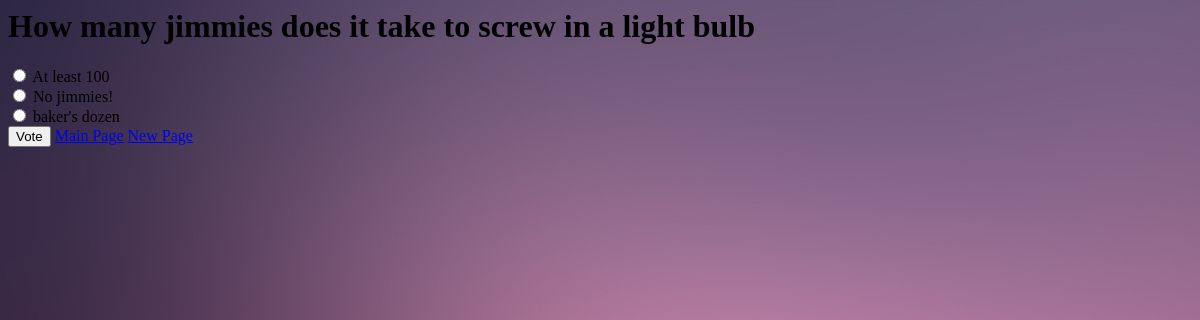
Screenshot of /polls/12/ with the database file from the repository.
### polls/models.py (models this page shows, shortened)
class Question(models.Model):
    question_text = models.CharField(max_length=200)
    pub_date = models.DateTimeField('date published')

class Choice(models.Model):
    question = models.ForeignKey(Question, on_delete=models.CASCADE)
    choice_text = models.CharField(max_length=200)
    votes = models.IntegerField(default=0)

### polls/views.py (the view)
# urls.py: url(r'^(?P<pk>[0-9]+)/$', views.DetailView.as_view(), name='detail'),
class DetailView(generic.DetailView):
    model = Question
    template_name = 'polls/detail.html'
    def get_queryset(self):
        return Question.objects.filter(pub_date__lte=timezone.now())

### polls/templates/polls/detail.html (shortened to what this page needs)
<body class="detail">
{% load staticfiles %}
<link rel="stylesheet" type="text/css" href="{% static 'polls/style.css' %}" />
<h1>{{ question.question_text }}</h1>
<form action="{% url 'polls:vote' question.id %}" method="post">
{% for choice in question.choice_set.all %}
    <input type="radio" name="choice" id="choice{{ forloop.counter }}" value="{{ choice.id }}" />
    <label for="choice{{ forloop.counter }}">{{ choice.choice_text }}</label><br />
{% endfor %}
<input type="submit" value="Vote" />
<a href="{% url 'polls:index' %}">Main Page</a>
<a href="{% url 'polls:test' %}">New Page</a>
</form>
</body>

### polls/static/polls/style.css (style rules this page uses)
.detail { background: white url("images/smoothie.jpg"); background-position: left top; }

### rows the page displays
Question: question_text "How many jimmies does it take to screw in a light bulb"
Choice: choice_text "At least 100"
Choice: choice_text "No jimmies!"
Choice: choice_text "baker's dozen"
